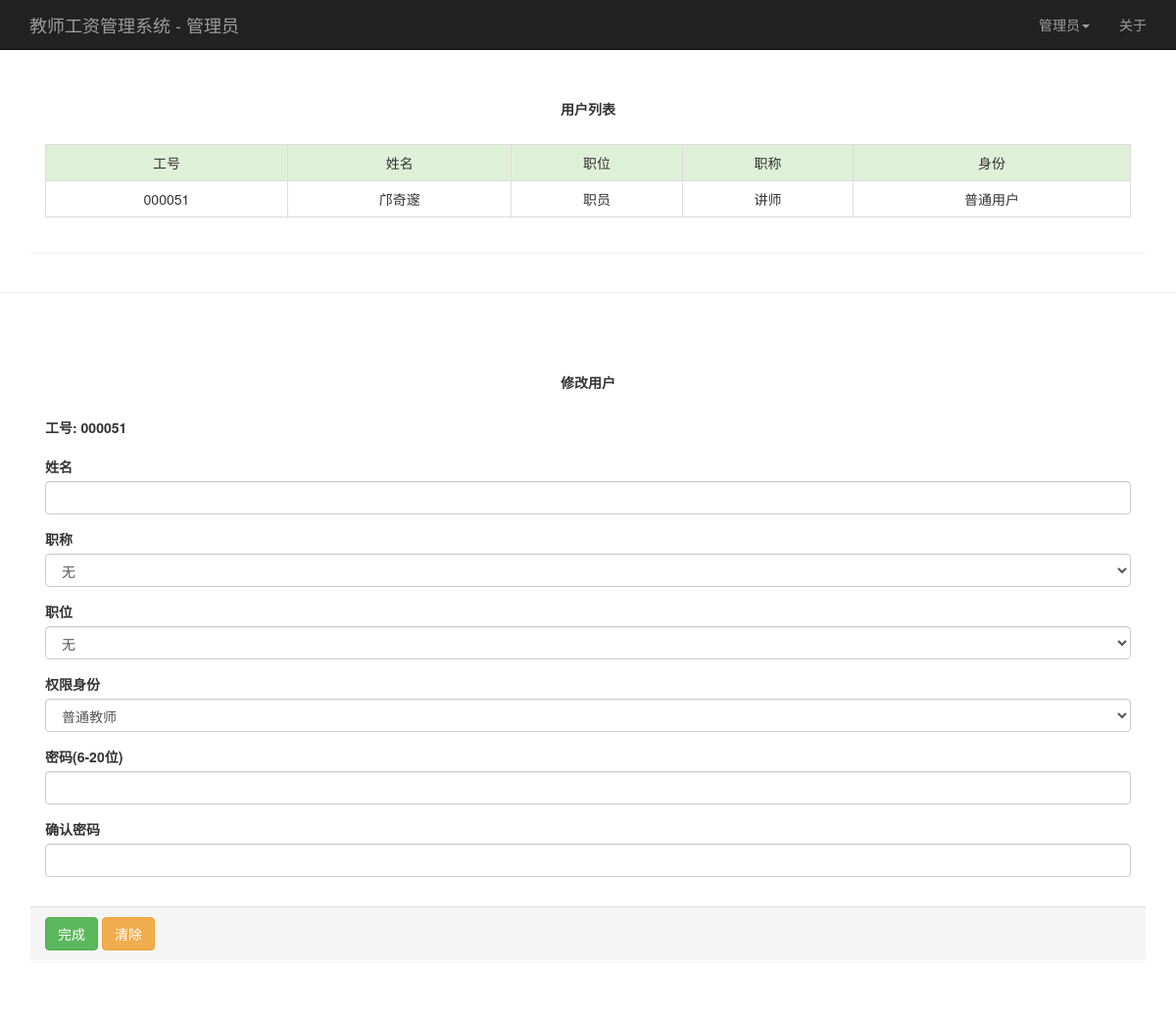
The page /modify_user.php?user_number=000051 (signed in) on the database its author committed.
### tables this page shows
CREATE TABLE `user` (
  `staff_number` char(6) NOT NULL,
  `staff_name` varchar(30) NOT NULL,
  `modify_right` int(11) DEFAULT '0',
  `staff_position` int(11) NOT NULL DEFAULT '0',
  `professional_title` int(11) NOT NULL DEFAULT '0',
  `password` varchar(20) NOT NULL
);

### query.php (called while the page is built, shortened)
<?php
require_once "connect.php";
$staff_number = $_SESSION["staff_number"];
$modify_right = $_SESSION["modify_right"];
if (isset($staff_number) && isset($modify_right)) {
    $query_user = "SELECT *  FROM user WHERE staff_number='$staff_number'";
    if($staff_info_result = $con->query($query_user)) {
        $staff_info_result_row = $staff_info_result->fetch_row();
        $staff_name = $staff_info_result_row[1];
    } else {
        echo '<script>alert("查询用户信息失败");</script>';
    }
} else {
    echo '<script>alert("当前账户已退出，请重新登录");location.href="index.php";</script>';
}
?>

### modify_user.php (the view, shortened to what this page needs)
<?php
require_once "query.php";
require_once "modify.php";
$user_number = $_GET["user_number"];
$action = "functions/modify_user.php?staff_number=" . $user_number;
?>
<!DOCTYPE html>
<html lang="zh-CN">
<head>
    <link href="assets/css/bootstrap.min.css" rel="stylesheet">
    <link href="assets/css/style.css" rel="stylesheet">
</head>
<body style="padding-top: 70px;">
<nav class="navbar navbar-default navbar-fixed-top navbar-inverse " role="navigation">
    <div class="container">
        <div class="navbar-header">
            <a class="navbar-brand" href="#">教师工资管理系统 - 管理员</a>
        </div>
        <div class="collapse navbar-collapse" id="nav-title">
            <ul class="nav navbar-nav navbar-right">
                <li class="dropdown" id="nav-user">
                    <a href="#" class="dropdown-toggle" data-toggle="dropdown" role="button" aria-haspopup="true"
                       aria-expanded="false"><?php echo $staff_name; ?><span class="caret"></span></a>
                </li>
                <li><a href="#" data-toggle="modal" data-target="#about">关于</a></li>
            </ul>
        </div>
    </div>
</nav>
<div class="container" style="padding-top: 20px; ">
    <div class="panel" id="wage_panel">
        <div class="panel-heading text-center"><strong>用户列表</strong></div>
        <div class="panel-body">
            <table class="table table-bordered table-hover table-striped text-center">
                <tr class="success">
                    <td>工号</td>
                    <td>姓名</td>
                    <td>职位</td>
                    <td>职称</td>
                    <td>身份</td>
                </tr>
                <?php
                print_user_info($con, $user_number);
                ?>
            </table>
        </div>
    </div>
</div>
<hr class="divider">
<div class="container" style="padding-top: 50px;padding-bottom: 40px;">
    <div class="panel">
        <form action=<?php echo $action; ?> role="form" method="post">
            <div class="panel-heading text-center">
                <strong>修改用户</strong>
            </div>
            <div class="panel-body">
                <div class="form-group">
                    <label for="staff_number"><strong>工号: <?php echo $user_number; ?></strong></label>
                </div>
                <div class="form-group">
                    <label for="staff_name">姓名</label>
                    <input type="text" class="form-control" id="staff_name" name="staff_name" placeholer="工号">
                </div>
                <div class="form-group">
                    <label for="staff_position">职称</label>
                    <select class="form-control" name="professional_title">
                        <option value="0" selected>无</option>
                    </select>
                </div>
                <div class="form-group">
                    <label for="professional-title">职位</label>
                    <select class="form-control" name="staff_position">
                        <option value="0" selected>无</option>
                    </select>
                </div>
                <div class="form-group">
                    <label for="modify_right">权限身份</label>
                    <select class="form-control" name="modify_right">
                        <option value="0" selected>普通教师</option>
                    </select>
                </div>
                <div class="form-group">
                    <label for="staff_password">密码(6-20位)</label>
                    <input type="password" class="form-control" id="staff_password" name="staff_password"
                           placeholer="工号">
                </div>
                <div class="form-group">
                    <label for="reenter_password">确认密码</label>
                    <input type="password" class="form-control" id="reenter_password" name="reenter_password"
                           placeholer="工号">
                </div>
            </div>
            <div class="panel-footer" stylr="float:right;">
                <button class="btn btn-success" type="submit">完成</button>
                <button class="btn btn-warning" type="reset">清除</button>
            </div>
        </form>
    </div>
</div>
</body>
</html>

### modify.php (shortened to what this page needs)
<?php
function print_user_info($con, $user_number)
{
    if (isset($_SESSION["staff_number"]) && isset($_SESSION["modify_right"])) {
        if ($_SESSION["modify_right"] == '1') {
            $query_user_info = "SELECT *  FROM user WHERE staff_number=$user_number;";
            $user_info_result = $con->query($query_user_info);
            $single_user_result = $user_info_result->fetch_row();
            $single_user_number = $single_user_result[0];
            $single_user_name = $single_user_result[1];
            $query_all_user_info_position_name = "SELECT position_name FROM staff_position WHERE position_code='$single_user_result[3]';";
            $query_all_user_info_position_name_result = $con->query($query_all_user_info_position_name);
            $single_user_position = current($query_all_user_info_position_name_result->fetch_row());
            $query_all_user_info_title_name = "SELECT title_name FROM professional_title WHERE title_code ='$single_user_result[4]';";
            $query_all_user_info_title_name_result = $con->query($query_all_user_info_title_name);
            $single_user_title = current($query_all_user_info_title_name_result->fetch_row());
            if ($single_user_result[2] == '1') {
                $modify_right = '管理员';
            } else {
                $modify_right = '普通用户';
            }
            echo "
<tr class=\"default\">
                <td>" . $single_user_number . "</td>
            <td>" . $single_user_name . "</td>
            <td>" . $single_user_position . "</td>
            <td>" . $single_user_title . "</td>
            <td>" . $modify_right . "</td>
                </tr>";
        } else {
            echo '<script>alert("您不是管理员，请检测登录信息");location.href="admin.php";</script>';
        }
    } else {
        echo '<script>alert("当前账户已退出，请重新登录");location.href="index.php";</script>';
    }
}
?>

### rows shown on the page
user: staff_name "管理员"
user: staff_number "000051", staff_name "邝奇邃", modify_right "普通用户"

### other values the page prints
$single_user_position "职员"
$single_user_title "讲师"
$user_number "000051"
